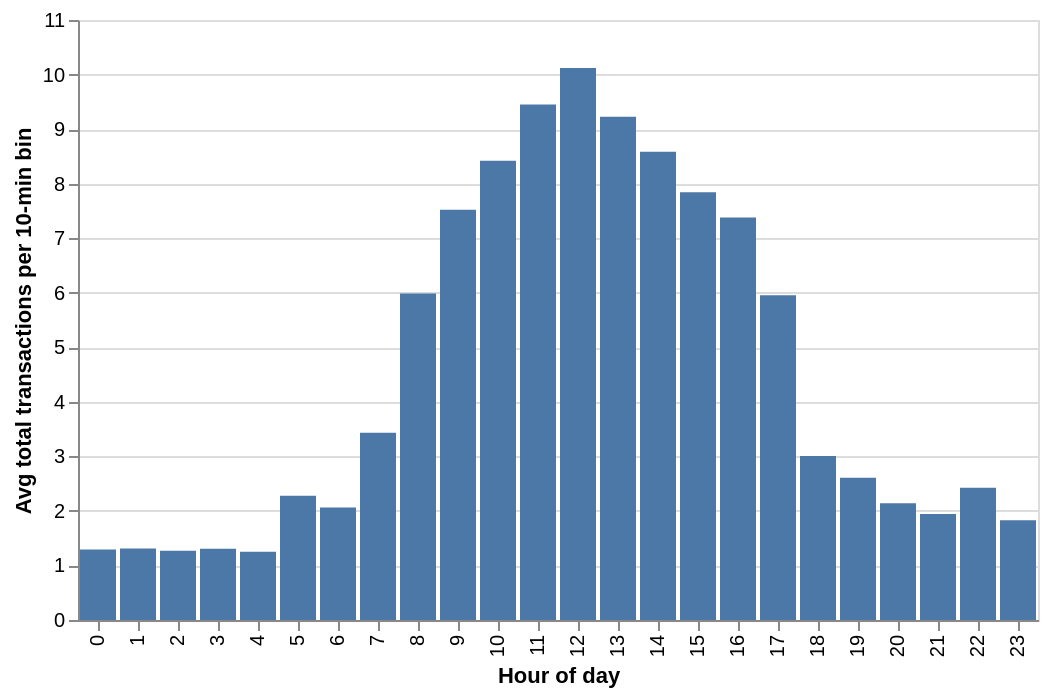

The code cell stored with this chart in its notebook:
### Markdown cell above
### Interpretation of visualization 1.
From the bar plot above (i.e. Top 10 Zones by Number of Transactions), we first identified those that have the highest demand in history. The result resonates with our assumption because the first three appears to be southside work, squirrel hills, and strip district. All these three areas are where restaurants, small shopping stores, and coffee shops are located at. They have their own business offices as well as residential apartments, where a lot of local residents would spend their whole afternoon. This might be the reason they would pay for the parking and have such as high demand. In particular, if you go to southside, you will see a variety of shops including bars, various types of cuisines, and even grocery stores. So we also hypothesize that southside would continue to be the top 1 area to have the highest number of transactions. Something suprising is that downtown shows up as number 8 and 9 in the plot. We assumed downtown to be around one of the top 5 areas as it has the most number of vehicles going through and so many people work around the region. We then brainstormed and did some research and made an important assumption that people who visit downtown tend to stay for a short amount time, which makes them less likely to pay for the parking. Additionally, due to the limited space and the amount of cars, people tend to have a psychological mindset thinking they will not be unlucky enough to get caught.

### Interpretation of visualization 2.
For the bar plot below, we created a bar plot that shows the hourly average transactions during a day. It shows a typical normal distribution, where the number of transactions reaches its peak at noon and the number reaches its lowest point at the tails (either in the very early morning or in the late night). It's uncertain why the trend would look like this because we all believe that people that go to work pay in the morning, so we assumed morning transactions should be higher. We assume it's because these transactions are usually paid by people that only stay or park for a short amount of time, which is why during lunch breaks, we have a much higher demand than other times during a day.

### Code cell
tx_by_hour = (
    payment_transactions
    .with_columns(
        pl.col("start").dt.hour().alias("hour")
    )
    .group_by("hour")
    .agg([
        pl.col("n_transaction").mean().alias("avg_total_txn")
    ])
    .sort("hour")
)

# Avg total transactions amount per 10-min bin
alt.Chart(tx_by_hour.to_arrow()).mark_bar().encode(
    x=alt.X("hour:O", title="Hour of day"),
    y=alt.Y("avg_total_txn:Q", title="Avg total transactions per 10-min bin"),
    tooltip=["hour:O", alt.Tooltip("avg_total_txn:Q", title="average total transactions",format=".2f")],
)

### Figure 1 — Vega-Lite specification as saved in the notebook (floating-point values rounded to 4 significant figures)
{"config": {"view": {"continuousWidth": 300, "continuousHeight": 300}}, "data": {"name": "data-546d7cea28b32af9e3f33694db76b760"}, "mark": {"type": "bar"}, "encoding": {"tooltip": [{"field": "hour", "type": "ordinal"}, {"field": "avg_total_txn", "format": ".2f", "title": "average total transactions", "type": "quantitative"}], "x": {"field": "hour", "title": "Hour of day", "type": "ordinal"}, "y": {"field": "avg_total_txn", "title": "Avg total transactions per 10-min bin", "type": "quantitative"}}, "$schema": "https://vega.github.io/schema/vega-lite/v5.20.1.json", "datasets": {"data-546d7cea28b32af9e3f33694db76b760": [{"hour": 0, "avg_total_txn": 1.291}, {"hour": 1, "avg_total_txn": 1.31}, {"hour": 2, "avg_total_txn": 1.27}, {"hour": 3, "avg_total_txn": 1.306}, {"hour": 4, "avg_total_txn": 1.253}, {"hour": 5, "avg_total_txn": 2.28}, {"hour": 6, "avg_total_txn": 2.061}, {"hour": 7, "avg_total_txn": 3.433}, {"hour": 8, "avg_total_txn": 5.986}, {"hour": 9, "avg_total_txn": 7.52}, {"hour": 10, "avg_total_txn": 8.419}, {"hour": 11, "avg_total_txn": 9.453}, {"hour": 12, "avg_total_txn": 10.12}, {"hour": 13, "avg_total_txn": 9.226}, {"hour": 14, "avg_total_txn": 8.586}, {"hour": 15, "avg_total_txn": 7.844}, {"hour": 16, "avg_total_txn": 7.379}, {"hour": 17, "avg_total_txn": 5.952}, {"hour": 18, "avg_total_txn": 3.007}, {"hour": 19, "avg_total_txn": 2.607}, {"hour": 20, "avg_total_txn": 2.142}, {"hour": 21, "avg_total_txn": 1.943}, {"hour": 22, "avg_total_txn": 2.423}, {"hour": 23, "avg_total_txn": 1.83}]}}
